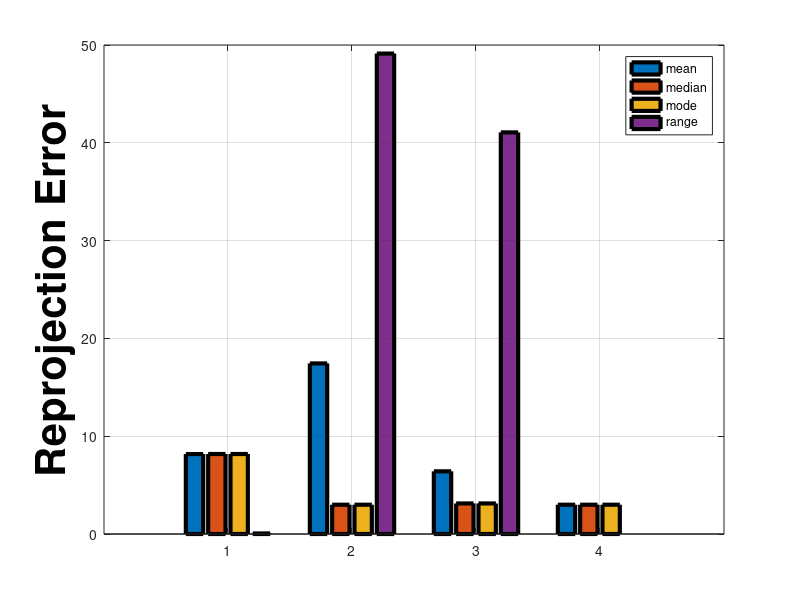

Reproduce this figure in MATLAB.
initializations1 = csvread('test1_planeOnly15views/initializations.csv');
results1 = csvread('test1_planeOnly15views/results.csv');

initializations2 = csvread('test2_lineOnly25views/initializations.csv');
results2 = csvread('test2_lineOnly25views/results.csv');

initializations3 = csvread('test3_planeLineJoint15_25views/initializations.csv');
results3 = csvread('test3_planeLineJoint15_25views/results.csv');

initializations4 = csvread('test4_planethenLineJoint15_25views/initializations.csv');
results4 = csvread('test4_planethenLineJoint15_25views/results.csv');

reproj_errs1 = results1(:, 7);
mean_reprojerr1 = mean(reproj_errs1(find(isnan(reproj_errs1) ~= 1)))
mode_reprojerr1 = mode(reproj_errs1(find(isnan(reproj_errs1) ~= 1)))
median_reprojerr1 = median(reproj_errs1(find(isnan(reproj_errs1) ~= 1)))
range_reprojerr1 = range(reproj_errs1(find(isnan(reproj_errs1) ~= 1)))
printf('\n');
reproj_errs2 = results2(:, 7);
mean_reprojerr2 = mean(reproj_errs2(find(isnan(reproj_errs2) ~= 1)))
mode_reprojerr2 = mode(reproj_errs2(find(isnan(reproj_errs2) ~= 1)))
median_reprojerr2 = median(reproj_errs2(find(isnan(reproj_errs2) ~= 1)))
range_reprojerr2 = range(reproj_errs2(find(isnan(reproj_errs2) ~= 1)))
printf('\n');
reproj_errs3 = results3(:, 7);
mean_reprojerr3 = mean(reproj_errs3(find(isnan(reproj_errs3) ~= 1)))
mode_reprojerr3 = mode(reproj_errs3(find(isnan(reproj_errs3) ~= 1)))
median_reprojerr3 = median(reproj_errs3(find(isnan(reproj_errs3) ~= 1)))
range_reprojerr3 = range(reproj_errs3(find(isnan(reproj_errs3) ~= 1)))
printf('\n');
reproj_errs4 = results4(:, 7);
mean_reprojerr4 = mean(reproj_errs4(find(isnan(reproj_errs4) ~= 1)))
mode_reprojerr4 = mode(reproj_errs4(find(isnan(reproj_errs4) ~= 1)))
median_reprojerr4 = median(reproj_errs4(find(isnan(reproj_errs4) ~= 1)))
range_reprojerr4 = range(reproj_errs4(find(isnan(reproj_errs4) ~= 1)))
printf('\n');
stat_data = [mean_reprojerr1, mode_reprojerr1, median_reprojerr1, range_reprojerr1;
             mean_reprojerr2, mode_reprojerr2, median_reprojerr2, range_reprojerr2;
             mean_reprojerr3, mode_reprojerr3, median_reprojerr3, range_reprojerr3;
             mean_reprojerr4, mode_reprojerr4, median_reprojerr4, range_reprojerr4];
x = [1, 2, 3, 4];      
b = bar(x, stat_data, 'LineWidth', 3);
ylabel('Reprojection Error', 'FontSize', 30, 'FontWeight', 'bold', 'Color','k');
legend('mean', 'median', 'mode', 'range');
grid;
